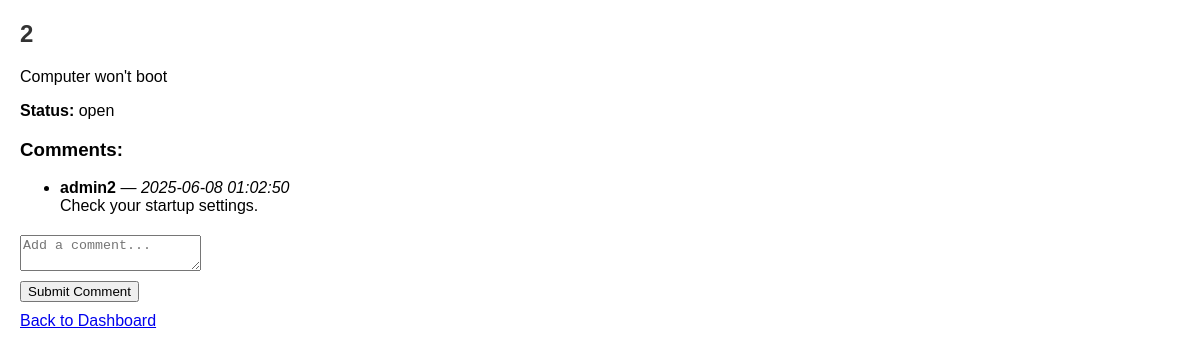
/ticket/2, run on the app's committed database.
### tables this page shows
CREATE TABLE tickets (
            ticket_id INTEGER PRIMARY KEY AUTOINCREMENT,
            user_id INTEGER NOT NULL,
            category_id INTEGER NOT NULL,
            title TEXT NOT NULL,
            description TEXT NOT NULL,
            status TEXT NOT NULL,
            created_at TIMESTAMP DEFAULT CURRENT_TIMESTAMP,
            FOREIGN KEY (user_id) REFERENCES users(user_id),
            FOREIGN KEY (category_id) REFERENCES categories(category_id)
        );

CREATE TABLE comments (
            comment_id INTEGER PRIMARY KEY AUTOINCREMENT,
            ticket_id INTEGER NOT NULL,
            user_id INTEGER NOT NULL,
            message TEXT NOT NULL,
            created_at TIMESTAMP DEFAULT CURRENT_TIMESTAMP,
            FOREIGN KEY (ticket_id) REFERENCES tickets(ticket_id),
            FOREIGN KEY (user_id) REFERENCES users(user_id)
        );

CREATE TABLE users (
            user_id INTEGER PRIMARY KEY AUTOINCREMENT,
            username TEXT NOT NULL UNIQUE,
            email TEXT NOT NULL UNIQUE,
            password BLOB NOT NULL,
            role TEXT NOT NULL
        );

### app.py (the view)
@app.route('/ticket/<int:ticket_id>')
def ticket_details(ticket_id):
    ticket = get_ticket(ticket_id)
    comments = get_comments_for_ticket(ticket_id)
    return render_template('ticket_details.html', ticket=ticket, comments=comments)

### database_operations.py (called while the page is built)
def get_db_connection():
    return sqlite3.connect(DB_NAME)

def get_ticket(ticket_id):
    conn = get_db_connection()
    cursor = conn.cursor()
    cursor.execute("SELECT * FROM tickets WHERE ticket_id = ?", (ticket_id,))
    ticket = cursor.fetchone()
    conn.close()
    return ticket

def get_comments_for_ticket(ticket_id):
    conn = get_db_connection()
    cursor = conn.cursor()
    cursor.execute("""
        SELECT comments.comment_id, comments.ticket_id, comments.user_id, comments.message, comments.created_at, users.username
        FROM comments
        JOIN users ON comments.user_id = users.user_id
        WHERE comments.ticket_id = ?
        ORDER BY comments.created_at ASC
    """, (ticket_id,))
    comments = cursor.fetchall()
    conn.close()
    return comments

### templates/ticket_details.html (shortened to what this page needs)
<!DOCTYPE html>
<html lang="en">
<head>
    <link rel="stylesheet" href="{{ url_for('static', filename='styles.css') }}">
</head>
<body>
    <h2>{{ ticket[2] }}</h2>
    <p>{{ ticket[3] }}</p>
    <p><strong>Status:</strong> {{ ticket[5] }}</p>
    <h3>Comments:</h3>
    <ul>
        {% for comment in comments %}
            <li>
                <strong>{{ comment[5] }}</strong> — <em>{{ comment[4] }}</em><br>
                {{ comment[3] }}
            </li>
        {% else %}
            <li>No comments yet.</li>
        {% endfor %}
    </ul>
    <form method="POST" action="{{ url_for('add_comment') }}">
        <textarea name="message" placeholder="Add a comment..." required></textarea>
        <button type="submit">Submit Comment</button>
    </form>
    <a href="/dashboard">Back to Dashboard</a>
</body>
</html>

### static/styles.css (style rules this page uses)
body { font-family: Arial, sans-serif; margin: 20px; }
h2 { color: #333; }
form { margin-top: 20px; }
input, button, textarea { display: block; margin-bottom: 10px; }

### data on the page
tickets: category "2", title "Computer won't boot", status "open"
comments: username "admin2", created_at "2025-06-08 01:02:50", message "Check your startup settings."
